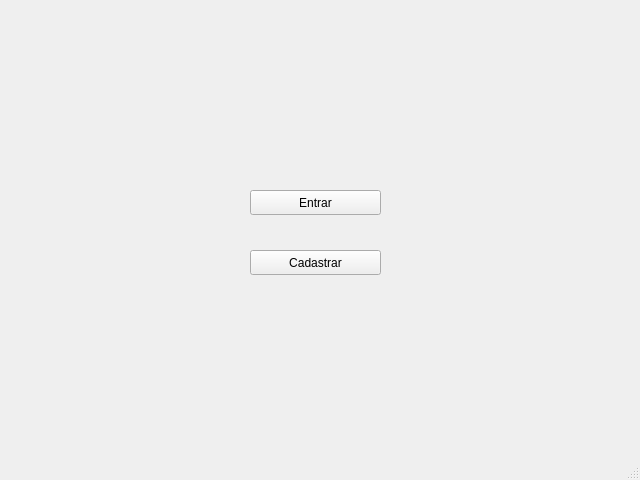
<?xml version="1.0" encoding="UTF-8"?>
<ui version="4.0">
 <class>MainWindow</class>
 <widget class="QMainWindow" name="MainWindow">
  <property name="geometry">
   <rect>
    <x>0</x>
    <y>0</y>
    <width>640</width>
    <height>480</height>
   </rect>
  </property>
  <property name="windowTitle">
   <string>MainWindow</string>
  </property>
  <widget class="QWidget" name="centralwidget">
   <widget class="QPushButton" name="btnEntrar">
    <property name="geometry">
     <rect>
      <x>250</x>
      <y>190</y>
      <width>131</width>
      <height>25</height>
     </rect>
    </property>
    <property name="text">
     <string>Entrar</string>
    </property>
   </widget>
   <widget class="QPushButton" name="btnCadastrar">
    <property name="geometry">
     <rect>
      <x>250</x>
      <y>250</y>
      <width>131</width>
      <height>25</height>
     </rect>
    </property>
    <property name="text">
     <string>Cadastrar</string>
    </property>
   </widget>
  </widget>
  <widget class="QStatusBar" name="statusbar"/>
 </widget>
 <resources/>
 <connections/>
</ui>
